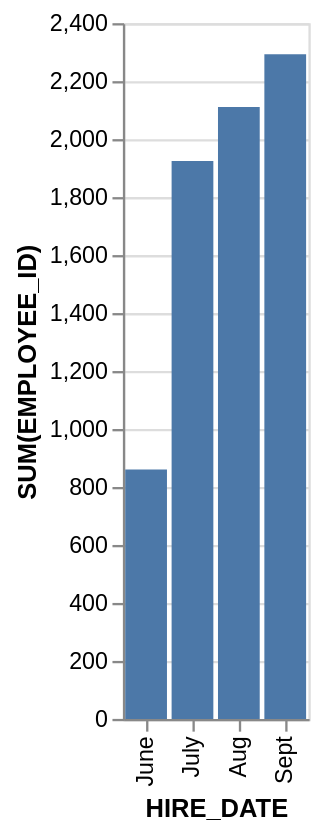

The Vega-Lite source for this figure:
### Vega-Lite specification from a JSON file in a GitHub repository (floating-point values rounded to 4 significant figures)
{"data": {"values": [{"x_data": "June", "y_data": 860}, {"x_data": "July", "y_data": 1925}, {"x_data": "Aug", "y_data": 2111}, {"x_data": "Sept", "y_data": 2293}]}, "mark": "bar", "encoding": {"x": {"field": "x_data", "type": "nominal", "title": "HIRE_DATE", "sort": {"op": "sum", "field": "y_data", "order": "ascending"}}, "y": {"field": "y_data", "type": "quantitative", "title": "SUM(EMPLOYEE_ID)"}}}
